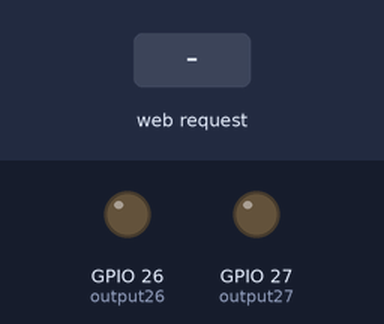
The sketch below on a simulated ESP32. On the bench: output pins drawn as LEDs (lit = HIGH). The inputs (shaded band) are chosen by the test bench. WiFi joins after 1.5 s; servers stay silent unless stated; what the sketch prints to the serial monitor is not drawn.

Above: at 2.7 s.
2.8 s: HTTP request GET /26/on received
At 3.7 s:
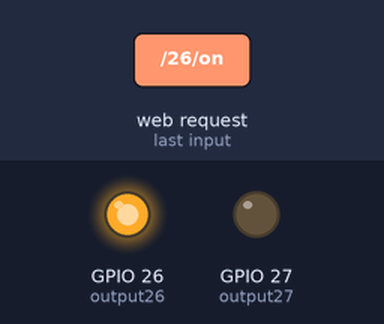
4.3 s: HTTP request GET /26/off received
At 4.8 s:
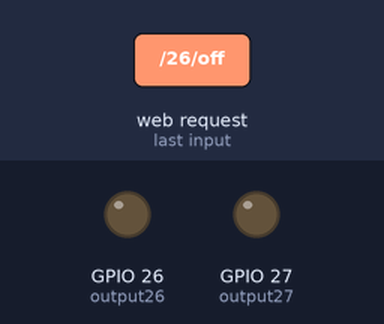
Timing chart, 0 to 7.3 s (numbered marks = the images above; inputs shaded):
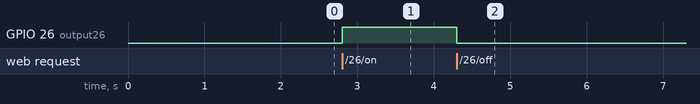

Measured:
- after the input at 2.8 s, GPIO 26 (output26): LOW → HIGH at once
- after the input at 4.3 s, GPIO 26 (output26): HIGH → LOW at once

The sketch:

web_server.ino
```cpp
// (licence header left out)
#include <WiFi.h>

const char* ssid = "YOUR_SSID";
const char* password = "YOUR_PASSWORD";
WiFiServer server(80);

String header;
String output26State = "off";
String output27State = "off";

const int output26 = 26;
const int output27 = 27;

unsigned long previousTime = 0;
const long timeoutTime = 2000;

void setup() {
  Serial.begin(115200);
  pinMode(output26, OUTPUT); pinMode(output27, OUTPUT);
  digitalWrite(output26, LOW); digitalWrite(output27, LOW);

  WiFi.begin(ssid, password);
  while (WiFi.status() != WL_CONNECTED) { delay(500); Serial.print("."); }
  Serial.println(WiFi.localIP());
  server.begin();
}

void loop() {
  WiFiClient client = server.available();
  if (client) {
    previousTime = millis();
    String currentLine = "";
    while (client.connected() && millis() - previousTime <= timeoutTime) {
      if (client.available()) {
        char c = client.read(); header += c;
        if (c == '\n') {
          if (currentLine.length() == 0) {
            client.println("HTTP/1.1 200 OK");
            client.println("Content-type:text/html");
            client.println("Connection: close");
            client.println();
            client.println("<!DOCTYPE html><html>");
            client.println("<button onclick=\"window.location.href='/26/on'\">LED26 ON</button>");
            client.println("<button onclick=\"window.location.href='/26/off'\">LED26 OFF</button>");
            client.println("</html>");
            break;
          } else currentLine = "";
        } else if (c != '\r') currentLine += c;

        if (header.indexOf("GET /26/on") >= 0) { digitalWrite(output26, HIGH); }
        if (header.indexOf("GET /26/off") >= 0) { digitalWrite(output26, LOW); }
      }
    }
    header = "";
    client.stop();
  }
}
```
